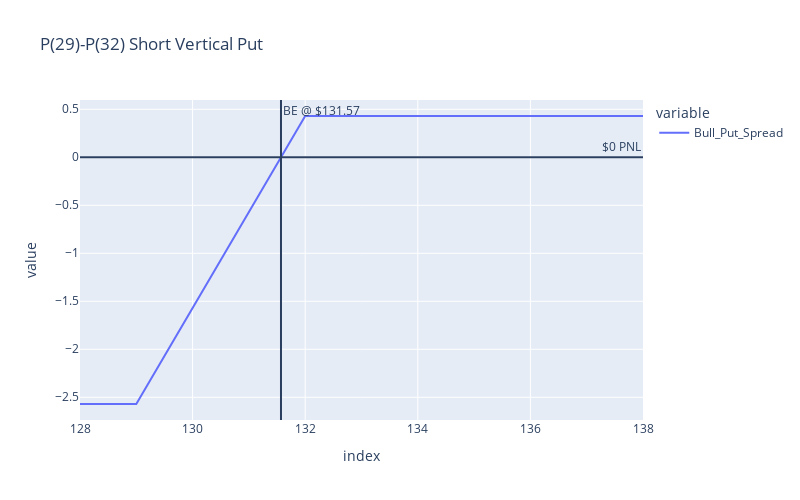

Write notebook code for a chart like this one.
### Code cell
bull_put = pd.DataFrame(pd.Series(np.maximum(129-states_space,0)-np.maximum(132-states_space,0)+0.43,index = states_space,name = "Bull_Put_Spread"))
bull_putfig = px.line(bull_put,title = "P(29)-P(32) Short Vertical Put",width=width,height=height)
bull_putfig.add_hline(y = 0,annotation=dict(text ="$0 PNL"))
bull_putfig.add_vline(x = 131.57,annotation=dict(text ="BE @ $131.57"))

### Figure 1 — Plotly figure (JSON) as saved in the notebook; plotly's stock layout.template omitted (floating-point values rounded to 4 significant figures)
{"data": [{"hovertemplate": "variable=Bull_Put_Spread<br>index=%{x}<br>value=%{y}<extra></extra>", "legendgroup": "Bull_Put_Spread", "line": {"color": "#636efa", "dash": "solid"}, "marker": {"symbol": "circle"}, "mode": "lines", "name": "Bull_Put_Spread", "orientation": "v", "showlegend": true, "type": "scatter", "x": [128, 128.5, 129, 129.5, 130, 130.5, 131, 131.5, 132, 132.5, 133, 133.5, 134, 134.5, 135, 135.5, 136, 136.5, 137, 137.5, 138], "xaxis": "x", "y": [-2.57, -2.57, -2.57, -2.07, -1.57, -1.07, -0.57, -0.07, 0.43, 0.43, 0.43, 0.43, 0.43, 0.43, 0.43, 0.43, 0.43, 0.43, 0.43, 0.43, 0.43], "yaxis": "y"}], "layout": {"annotations": [{"showarrow": false, "text": "$0 PNL", "x": 1, "xanchor": "right", "xref": "x domain", "y": 0, "yanchor": "bottom", "yref": "y"}, {"showarrow": false, "text": "BE @ $131.57", "x": 131.6, "xanchor": "left", "xref": "x", "y": 1, "yanchor": "top", "yref": "y domain"}], "height": 500, "legend": {"title": {"text": "variable"}, "tracegroupgap": 0}, "shapes": [{"type": "line", "x0": 0, "x1": 1, "xref": "x domain", "y0": 0, "y1": 0, "yref": "y"}, {"type": "line", "x0": 131.6, "x1": 131.6, "xref": "x", "y0": 0, "y1": 1, "yref": "y domain"}], "title": {"text": "P(29)-P(32) Short Vertical Put"}, "width": 800, "xaxis": {"anchor": "y", "domain": [0, 1], "title": {"text": "index"}}, "yaxis": {"anchor": "x", "domain": [0, 1], "title": {"text": "value"}}}}
